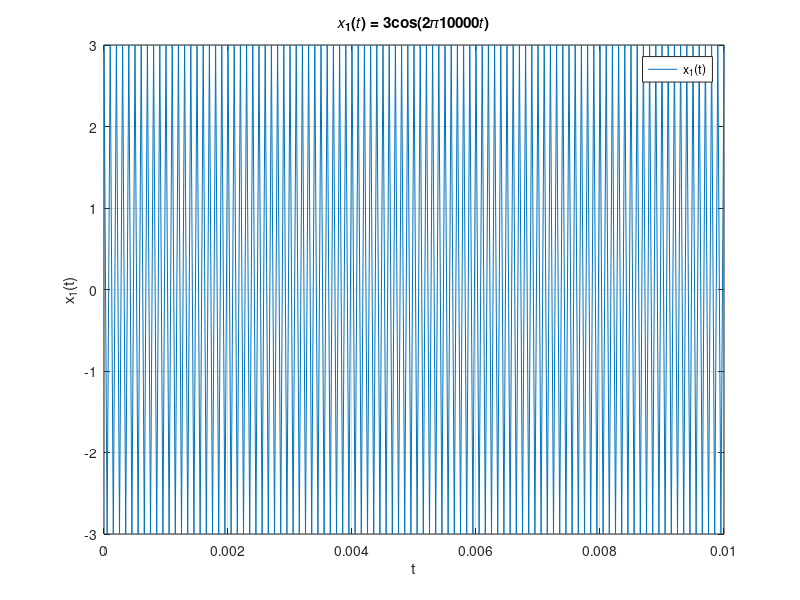
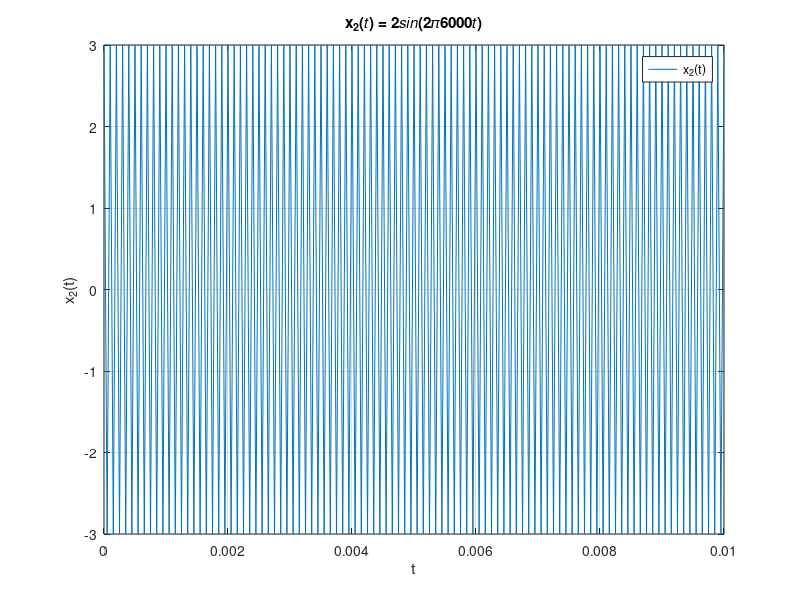
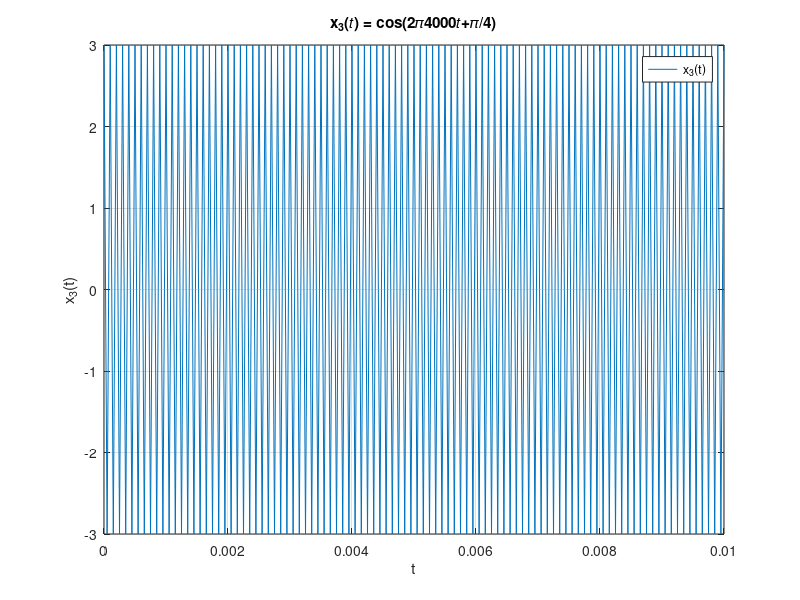
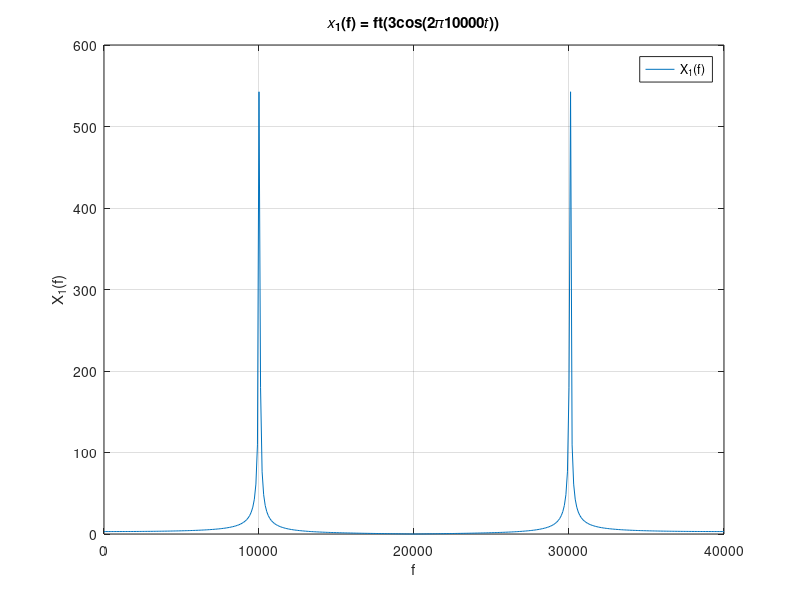

Here is the MATLAB script that generated these plots, in order: (Note: this script raises an error after producing the figures.)
clc;
clear;
close all;

%% a-1))
%%

Ts = 1/40000;

t = 0:Ts:0.01;

x1 = 3*cos(2*pi*10000*t);

x2 = 2*sin(2*pi*6000*t);

x3 = cos(2*pi*4000*t+pi/4);

figure;
plot(t, x1)
grid
xlabel('t')
ylabel('x_1(t)')
legend('x_1(t)')
title('𝑥_1(𝑡) = 3cos(2𝜋10000𝑡)')

figure;
plot(t, x1)
grid
xlabel('t')
ylabel('x_2(t)')
legend('x_2(t)')
title('x_2(𝑡) = 2𝑠𝑖𝑛(2𝜋6000𝑡)')

figure;
plot(t, x1)
grid
xlabel('t')
ylabel('x_3(t)')
legend('x_3(t)')
title('x_3(𝑡) = cos(2𝜋4000𝑡+𝜋/4)')

%% a-2))
%%

L = numel(t)-1;
f = 1/Ts*(0:(L))/L;

Y1 = fft(x1);

figure;
plot(f, abs(Y1))
grid
xlabel('f')
ylabel('X_1(f)')
legend('X_1(f)')
title('𝑥_1(f) = ft(3cos(2𝜋10000𝑡))')


Y2 = fft(x2);

figure;
plot(f, abs(Y2))
grid
xlabel('f')
ylabel('X_2(f)')
legend('X_2(f)')
title('𝑥_2(f) = ft(2𝑠𝑖𝑛(2𝜋6000𝑡))')


Y3 = fft(x3);

figure;
plot(f, abs(Y3))
grid
xlabel('f')
ylabel('X_3(f)')
legend('X_3(f)')
title('𝑥_3(f) = ft(cos(2𝜋4000𝑡+𝜋/4))')

%% a-3))
%%

y = x1+x2+x3;

figure;
plot(t, y)
grid
xlabel('t')
ylabel('y(t)')
legend('y(t)')
title('𝑦(𝑡)=𝑥1(𝑡)+𝑥2(𝑡)+𝑥3(𝑡)')


Y = fft(y);

figure;
plot(f, abs(Y))
grid
xlabel('f')
ylabel('Y(f)')
legend('Y(f)')
title('Y(f) = ft(𝑥1(𝑡)+𝑥2(𝑡)+𝑥3(𝑡))')

%% a-4))
%%

y_filt = lowpass(y, 8000, 1/Ts);

figure;
plot(t, y_filt)
grid
xlabel('t')
ylabel('filtered y(t)')
legend('filtered y(t)')
title('filtered 𝑦(𝑡)=𝑥1(𝑡)+𝑥2(𝑡)+𝑥3(𝑡)')


Y_filt = fft(y_filt);

figure;
plot(f, abs(Y_filt))
grid
xlabel('f')
ylabel('filtered Y(f)')
legend('filtered Y(f)')
title('filtered Y(f) = ft(𝑥1(𝑡)+𝑥2(𝑡)+𝑥3(𝑡))')
